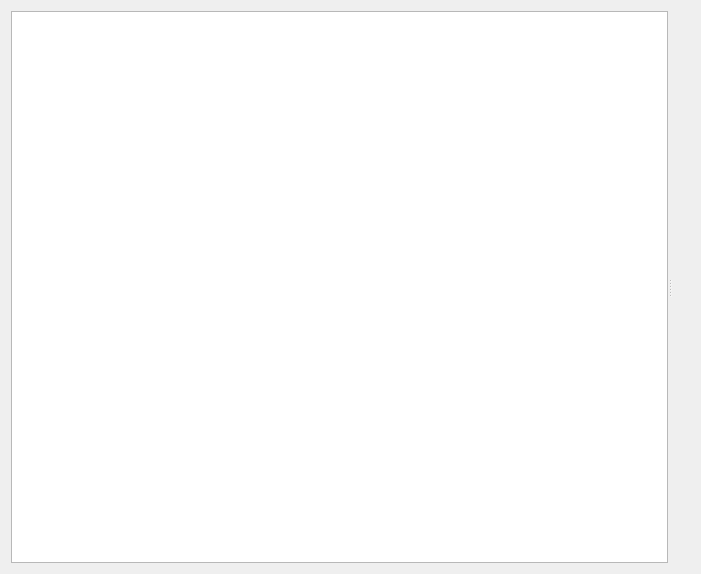
<?xml version="1.0" encoding="UTF-8"?>
<ui version="4.0">
 <class>Widget</class>
 <widget class="QWidget" name="Widget">
  <property name="geometry">
   <rect>
    <x>0</x>
    <y>0</y>
    <width>701</width>
    <height>574</height>
   </rect>
  </property>
  <property name="windowTitle">
   <string>Widget</string>
  </property>
  <layout class="QHBoxLayout" name="horizontalLayout">
   <item>
    <widget class="QSplitter" name="splitter">
     <property name="orientation">
      <enum>Qt::Orientation::Horizontal</enum>
     </property>
     <widget class="QListView" name="listView"/>
     <widget class="QLabel" name="label">
      <property name="text">
       <string/>
      </property>
     </widget>
    </widget>
   </item>
  </layout>
 </widget>
 <resources/>
 <connections/>
</ui>
